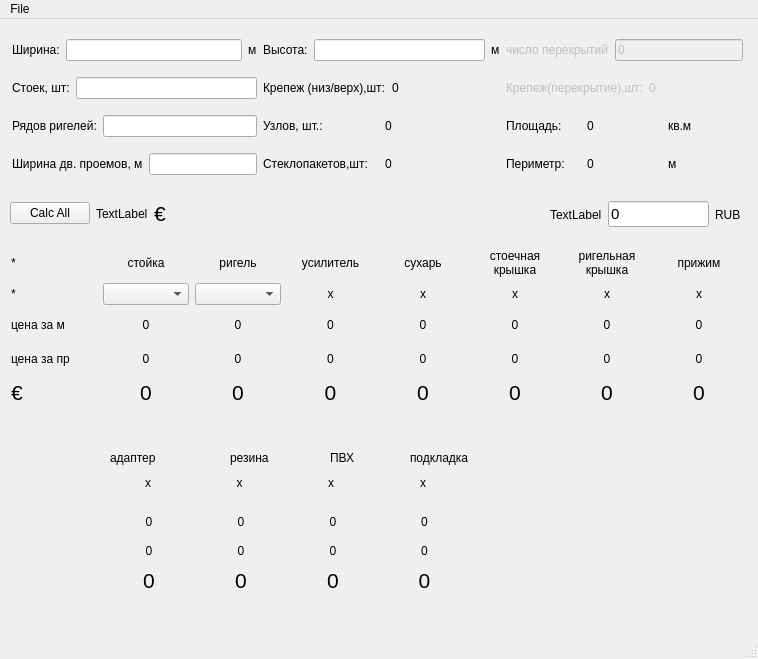
<?xml version="1.0" encoding="UTF-8"?>
<ui version="4.0">
 <class>MainWindow</class>
 <widget class="QMainWindow" name="MainWindow">
  <property name="geometry">
   <rect>
    <x>0</x>
    <y>0</y>
    <width>758</width>
    <height>659</height>
   </rect>
  </property>
  <property name="windowTitle">
   <string>Facade Calc</string>
  </property>
  <widget class="QWidget" name="centralwidget">
   <widget class="QWidget" name="layoutWidget">
    <property name="geometry">
     <rect>
      <x>550</x>
      <y>180</y>
      <width>191</width>
      <height>31</height>
     </rect>
    </property>
    <layout class="QHBoxLayout" name="horizontalLayout_5">
     <item>
      <widget class="QLabel" name="label_rate">
       <property name="text">
        <string>TextLabel</string>
       </property>
      </widget>
     </item>
     <item>
      <widget class="QLineEdit" name="edit_rate">
       <property name="font">
        <font>
         <pointsize>11</pointsize>
         <weight>50</weight>
         <bold>false</bold>
        </font>
       </property>
       <property name="text">
        <string>0</string>
       </property>
      </widget>
     </item>
     <item>
      <widget class="QLabel" name="label_9">
       <property name="text">
        <string>RUB</string>
       </property>
      </widget>
     </item>
    </layout>
   </widget>
   <widget class="QLabel" name="label_52">
    <property name="geometry">
     <rect>
      <x>110</x>
      <y>430</y>
      <width>67</width>
      <height>17</height>
     </rect>
    </property>
    <property name="text">
     <string>адаптер</string>
    </property>
   </widget>
   <widget class="QLabel" name="label_53">
    <property name="geometry">
     <rect>
      <x>230</x>
      <y>430</y>
      <width>67</width>
      <height>17</height>
     </rect>
    </property>
    <property name="text">
     <string>резина</string>
    </property>
   </widget>
   <widget class="QLabel" name="label_54">
    <property name="geometry">
     <rect>
      <x>330</x>
      <y>430</y>
      <width>67</width>
      <height>17</height>
     </rect>
    </property>
    <property name="text">
     <string>ПВХ</string>
    </property>
   </widget>
   <widget class="QLabel" name="label_55">
    <property name="geometry">
     <rect>
      <x>410</x>
      <y>430</y>
      <width>81</width>
      <height>17</height>
     </rect>
    </property>
    <property name="text">
     <string>подкладка</string>
    </property>
   </widget>
   <widget class="QLabel" name="label_sum2_2">
    <property name="geometry">
     <rect>
      <x>198</x>
      <y>549</y>
      <width>86</width>
      <height>24</height>
     </rect>
    </property>
    <property name="font">
     <font>
      <pointsize>16</pointsize>
     </font>
    </property>
    <property name="text">
     <string>0</string>
    </property>
    <property name="alignment">
     <set>Qt::AlignCenter</set>
    </property>
   </widget>
   <widget class="QLabel" name="label_38">
    <property name="geometry">
     <rect>
      <x>198</x>
      <y>520</y>
      <width>86</width>
      <height>23</height>
     </rect>
    </property>
    <property name="text">
     <string>0</string>
    </property>
    <property name="alignment">
     <set>Qt::AlignCenter</set>
    </property>
   </widget>
   <widget class="QLabel" name="label_41">
    <property name="geometry">
     <rect>
      <x>106</x>
      <y>491</y>
      <width>86</width>
      <height>23</height>
     </rect>
    </property>
    <property name="text">
     <string>0</string>
    </property>
    <property name="alignment">
     <set>Qt::AlignCenter</set>
    </property>
   </widget>
   <widget class="QLabel" name="label_sum1_2">
    <property name="geometry">
     <rect>
      <x>106</x>
      <y>549</y>
      <width>86</width>
      <height>24</height>
     </rect>
    </property>
    <property name="font">
     <font>
      <pointsize>16</pointsize>
     </font>
    </property>
    <property name="text">
     <string>0</string>
    </property>
    <property name="alignment">
     <set>Qt::AlignCenter</set>
    </property>
   </widget>
   <widget class="QLabel" name="label_56">
    <property name="geometry">
     <rect>
      <x>382</x>
      <y>491</y>
      <width>85</width>
      <height>23</height>
     </rect>
    </property>
    <property name="text">
     <string>0</string>
    </property>
    <property name="alignment">
     <set>Qt::AlignCenter</set>
    </property>
   </widget>
   <widget class="QLabel" name="label_sum3_3">
    <property name="geometry">
     <rect>
      <x>290</x>
      <y>549</y>
      <width>86</width>
      <height>24</height>
     </rect>
    </property>
    <property name="font">
     <font>
      <pointsize>16</pointsize>
     </font>
    </property>
    <property name="text">
     <string>0</string>
    </property>
    <property name="alignment">
     <set>Qt::AlignCenter</set>
    </property>
   </widget>
   <widget class="QLabel" name="label_sum3_4">
    <property name="geometry">
     <rect>
      <x>382</x>
      <y>549</y>
      <width>85</width>
      <height>24</height>
     </rect>
    </property>
    <property name="font">
     <font>
      <pointsize>16</pointsize>
     </font>
    </property>
    <property name="text">
     <string>0</string>
    </property>
    <property name="alignment">
     <set>Qt::AlignCenter</set>
    </property>
   </widget>
   <widget class="QLabel" name="label_44">
    <property name="geometry">
     <rect>
      <x>106</x>
      <y>520</y>
      <width>86</width>
      <height>23</height>
     </rect>
    </property>
    <property name="text">
     <string>0</string>
    </property>
    <property name="alignment">
     <set>Qt::AlignCenter</set>
    </property>
   </widget>
   <widget class="QLabel" name="label_57">
    <property name="geometry">
     <rect>
      <x>382</x>
      <y>520</y>
      <width>85</width>
      <height>23</height>
     </rect>
    </property>
    <property name="text">
     <string>0</string>
    </property>
    <property name="alignment">
     <set>Qt::AlignCenter</set>
    </property>
   </widget>
   <widget class="QLabel" name="label_46">
    <property name="geometry">
     <rect>
      <x>198</x>
      <y>491</y>
      <width>86</width>
      <height>23</height>
     </rect>
    </property>
    <property name="text">
     <string>0</string>
    </property>
    <property name="alignment">
     <set>Qt::AlignCenter</set>
    </property>
   </widget>
   <widget class="QLabel" name="label_58">
    <property name="geometry">
     <rect>
      <x>290</x>
      <y>491</y>
      <width>86</width>
      <height>23</height>
     </rect>
    </property>
    <property name="text">
     <string>0</string>
    </property>
    <property name="alignment">
     <set>Qt::AlignCenter</set>
    </property>
   </widget>
   <widget class="QLabel" name="label_59">
    <property name="geometry">
     <rect>
      <x>290</x>
      <y>520</y>
      <width>86</width>
      <height>23</height>
     </rect>
    </property>
    <property name="text">
     <string>0</string>
    </property>
    <property name="alignment">
     <set>Qt::AlignCenter</set>
    </property>
   </widget>
   <widget class="QLabel" name="label_60">
    <property name="geometry">
     <rect>
      <x>197</x>
      <y>450</y>
      <width>85</width>
      <height>27</height>
     </rect>
    </property>
    <property name="text">
     <string>x</string>
    </property>
    <property name="alignment">
     <set>Qt::AlignCenter</set>
    </property>
   </widget>
   <widget class="QLabel" name="label_61">
    <property name="geometry">
     <rect>
      <x>105</x>
      <y>450</y>
      <width>86</width>
      <height>27</height>
     </rect>
    </property>
    <property name="text">
     <string>x</string>
    </property>
    <property name="alignment">
     <set>Qt::AlignCenter</set>
    </property>
   </widget>
   <widget class="QLabel" name="label_62">
    <property name="geometry">
     <rect>
      <x>288</x>
      <y>450</y>
      <width>86</width>
      <height>27</height>
     </rect>
    </property>
    <property name="text">
     <string>x</string>
    </property>
    <property name="alignment">
     <set>Qt::AlignCenter</set>
    </property>
   </widget>
   <widget class="QLabel" name="label_63">
    <property name="geometry">
     <rect>
      <x>380</x>
      <y>450</y>
      <width>86</width>
      <height>27</height>
     </rect>
    </property>
    <property name="text">
     <string>x</string>
    </property>
    <property name="alignment">
     <set>Qt::AlignCenter</set>
    </property>
   </widget>
   <widget class="QWidget" name="">
    <property name="geometry">
     <rect>
      <x>11</x>
      <y>230</y>
      <width>731</width>
      <height>157</height>
     </rect>
    </property>
    <layout class="QGridLayout" name="gridLayout">
     <item row="0" column="0">
      <widget class="QLabel" name="label_31">
       <property name="text">
        <string>*</string>
       </property>
      </widget>
     </item>
     <item row="0" column="1">
      <widget class="QLabel" name="label_18">
       <property name="text">
        <string>стойка</string>
       </property>
       <property name="alignment">
        <set>Qt::AlignCenter</set>
       </property>
      </widget>
     </item>
     <item row="0" column="2">
      <widget class="QLabel" name="label_22">
       <property name="text">
        <string>ригель</string>
       </property>
       <property name="alignment">
        <set>Qt::AlignCenter</set>
       </property>
      </widget>
     </item>
     <item row="0" column="3">
      <widget class="QLabel" name="label_27">
       <property name="text">
        <string>усилитель</string>
       </property>
       <property name="alignment">
        <set>Qt::AlignCenter</set>
       </property>
      </widget>
     </item>
     <item row="0" column="4">
      <widget class="QLabel" name="label_28">
       <property name="text">
        <string>сухарь</string>
       </property>
       <property name="alignment">
        <set>Qt::AlignCenter</set>
       </property>
      </widget>
     </item>
     <item row="0" column="5">
      <widget class="QLabel" name="label_48">
       <property name="text">
        <string>&lt;html&gt;&lt;head/&gt;&lt;body&gt;&lt;p&gt;стоечная&lt;br/&gt;крышка&lt;/p&gt;&lt;/body&gt;&lt;/html&gt;</string>
       </property>
       <property name="alignment">
        <set>Qt::AlignCenter</set>
       </property>
      </widget>
     </item>
     <item row="0" column="6">
      <widget class="QLabel" name="label_47">
       <property name="text">
        <string>&lt;html&gt;&lt;head/&gt;&lt;body&gt;&lt;p&gt;ригельная &lt;br/&gt;крышка&lt;/p&gt;&lt;/body&gt;&lt;/html&gt;</string>
       </property>
       <property name="alignment">
        <set>Qt::AlignCenter</set>
       </property>
      </widget>
     </item>
     <item row="0" column="7">
      <widget class="QLabel" name="label_51">
       <property name="text">
        <string>прижим</string>
       </property>
       <property name="alignment">
        <set>Qt::AlignCenter</set>
       </property>
      </widget>
     </item>
     <item row="1" column="0">
      <widget class="QLabel" name="label_37">
       <property name="text">
        <string>*</string>
       </property>
      </widget>
     </item>
     <item row="1" column="1">
      <widget class="QComboBox" name="comboBox_1">
       <property name="font">
        <font>
         <pointsize>9</pointsize>
        </font>
       </property>
      </widget>
     </item>
     <item row="1" column="2">
      <widget class="QComboBox" name="comboBox_2">
       <property name="font">
        <font>
         <pointsize>9</pointsize>
        </font>
       </property>
      </widget>
     </item>
     <item row="1" column="3">
      <widget class="QLabel" name="label_29">
       <property name="text">
        <string>x</string>
       </property>
       <property name="alignment">
        <set>Qt::AlignCenter</set>
       </property>
      </widget>
     </item>
     <item row="1" column="4">
      <widget class="QLabel" name="label_30">
       <property name="text">
        <string>x</string>
       </property>
       <property name="alignment">
        <set>Qt::AlignCenter</set>
       </property>
      </widget>
     </item>
     <item row="1" column="5">
      <widget class="QLabel" name="label_33">
       <property name="text">
        <string>x</string>
       </property>
       <property name="alignment">
        <set>Qt::AlignCenter</set>
       </property>
      </widget>
     </item>
     <item row="1" column="6">
      <widget class="QLabel" name="label_36">
       <property name="text">
        <string>x</string>
       </property>
       <property name="alignment">
        <set>Qt::AlignCenter</set>
       </property>
      </widget>
     </item>
     <item row="1" column="7">
      <widget class="QLabel" name="label_45">
       <property name="text">
        <string>x</string>
       </property>
       <property name="alignment">
        <set>Qt::AlignCenter</set>
       </property>
      </widget>
     </item>
     <item row="2" column="0">
      <widget class="QLabel" name="label_19">
       <property name="text">
        <string>цена за м</string>
       </property>
      </widget>
     </item>
     <item row="2" column="1">
      <widget class="QLabel" name="label_20">
       <property name="text">
        <string>0</string>
       </property>
       <property name="alignment">
        <set>Qt::AlignCenter</set>
       </property>
      </widget>
     </item>
     <item row="2" column="2">
      <widget class="QLabel" name="label_23">
       <property name="text">
        <string>0</string>
       </property>
       <property name="alignment">
        <set>Qt::AlignCenter</set>
       </property>
      </widget>
     </item>
     <item row="2" column="3">
      <widget class="QLabel" name="label_25">
       <property name="text">
        <string>0</string>
       </property>
       <property name="alignment">
        <set>Qt::AlignCenter</set>
       </property>
      </widget>
     </item>
     <item row="2" column="4">
      <widget class="QLabel" name="label_49">
       <property name="text">
        <string>0</string>
       </property>
       <property name="alignment">
        <set>Qt::AlignCenter</set>
       </property>
      </widget>
     </item>
     <item row="2" column="5">
      <widget class="QLabel" name="label_34">
       <property name="text">
        <string>0</string>
       </property>
       <property name="alignment">
        <set>Qt::AlignCenter</set>
       </property>
      </widget>
     </item>
     <item row="2" column="6">
      <widget class="QLabel" name="label_35">
       <property name="text">
        <string>0</string>
       </property>
       <property name="alignment">
        <set>Qt::AlignCenter</set>
       </property>
      </widget>
     </item>
     <item row="2" column="7">
      <widget class="QLabel" name="label_42">
       <property name="text">
        <string>0</string>
       </property>
       <property name="alignment">
        <set>Qt::AlignCenter</set>
       </property>
      </widget>
     </item>
     <item row="3" column="0">
      <widget class="QLabel" name="label_10">
       <property name="text">
        <string>цена за пр</string>
       </property>
      </widget>
     </item>
     <item row="3" column="1">
      <widget class="QLabel" name="label_21">
       <property name="text">
        <string>0</string>
       </property>
       <property name="alignment">
        <set>Qt::AlignCenter</set>
       </property>
      </widget>
     </item>
     <item row="3" column="2">
      <widget class="QLabel" name="label_24">
       <property name="text">
        <string>0</string>
       </property>
       <property name="alignment">
        <set>Qt::AlignCenter</set>
       </property>
      </widget>
     </item>
     <item row="3" column="3">
      <widget class="QLabel" name="label_26">
       <property name="text">
        <string>0</string>
       </property>
       <property name="alignment">
        <set>Qt::AlignCenter</set>
       </property>
      </widget>
     </item>
     <item row="3" column="4">
      <widget class="QLabel" name="label_50">
       <property name="text">
        <string>0</string>
       </property>
       <property name="alignment">
        <set>Qt::AlignCenter</set>
       </property>
      </widget>
     </item>
     <item row="3" column="5">
      <widget class="QLabel" name="label_32">
       <property name="text">
        <string>0</string>
       </property>
       <property name="alignment">
        <set>Qt::AlignCenter</set>
       </property>
      </widget>
     </item>
     <item row="3" column="6">
      <widget class="QLabel" name="label_39">
       <property name="text">
        <string>0</string>
       </property>
       <property name="alignment">
        <set>Qt::AlignCenter</set>
       </property>
      </widget>
     </item>
     <item row="3" column="7">
      <widget class="QLabel" name="label_43">
       <property name="text">
        <string>0</string>
       </property>
       <property name="alignment">
        <set>Qt::AlignCenter</set>
       </property>
      </widget>
     </item>
     <item row="4" column="0">
      <widget class="QLabel" name="label_sum2_6">
       <property name="font">
        <font>
         <pointsize>16</pointsize>
        </font>
       </property>
       <property name="text">
        <string>€</string>
       </property>
      </widget>
     </item>
     <item row="4" column="1">
      <widget class="QLabel" name="label_sum1">
       <property name="font">
        <font>
         <pointsize>16</pointsize>
        </font>
       </property>
       <property name="text">
        <string>0</string>
       </property>
       <property name="alignment">
        <set>Qt::AlignCenter</set>
       </property>
      </widget>
     </item>
     <item row="4" column="2">
      <widget class="QLabel" name="label_sum2">
       <property name="font">
        <font>
         <pointsize>16</pointsize>
        </font>
       </property>
       <property name="text">
        <string>0</string>
       </property>
       <property name="alignment">
        <set>Qt::AlignCenter</set>
       </property>
      </widget>
     </item>
     <item row="4" column="3">
      <widget class="QLabel" name="label_sum3">
       <property name="font">
        <font>
         <pointsize>16</pointsize>
        </font>
       </property>
       <property name="text">
        <string>0</string>
       </property>
       <property name="alignment">
        <set>Qt::AlignCenter</set>
       </property>
      </widget>
     </item>
     <item row="4" column="4">
      <widget class="QLabel" name="label_sum3_2">
       <property name="font">
        <font>
         <pointsize>16</pointsize>
        </font>
       </property>
       <property name="text">
        <string>0</string>
       </property>
       <property name="alignment">
        <set>Qt::AlignCenter</set>
       </property>
      </widget>
     </item>
     <item row="4" column="5">
      <widget class="QLabel" name="label_sum5">
       <property name="font">
        <font>
         <pointsize>16</pointsize>
        </font>
       </property>
       <property name="text">
        <string>0</string>
       </property>
       <property name="alignment">
        <set>Qt::AlignCenter</set>
       </property>
      </widget>
     </item>
     <item row="4" column="6">
      <widget class="QLabel" name="label_sum5_2">
       <property name="font">
        <font>
         <pointsize>16</pointsize>
        </font>
       </property>
       <property name="text">
        <string>0</string>
       </property>
       <property name="alignment">
        <set>Qt::AlignCenter</set>
       </property>
      </widget>
     </item>
     <item row="4" column="7">
      <widget class="QLabel" name="label_sum6">
       <property name="font">
        <font>
         <pointsize>16</pointsize>
        </font>
       </property>
       <property name="text">
        <string>0</string>
       </property>
       <property name="alignment">
        <set>Qt::AlignCenter</set>
       </property>
      </widget>
     </item>
    </layout>
   </widget>
   <widget class="QWidget" name="">
    <property name="geometry">
     <rect>
      <x>12</x>
      <y>10</y>
      <width>731</width>
      <height>159</height>
     </rect>
    </property>
    <layout class="QGridLayout" name="gridLayout_2">
     <item row="0" column="1">
      <layout class="QHBoxLayout" name="horizontalLayout_4">
       <item>
        <widget class="QLabel" name="label_4">
         <property name="text">
          <string>Высота:</string>
         </property>
        </widget>
       </item>
       <item>
        <widget class="QLineEdit" name="edit_height"/>
       </item>
       <item>
        <widget class="QLabel" name="label_3">
         <property name="text">
          <string>м</string>
         </property>
        </widget>
       </item>
      </layout>
     </item>
     <item row="2" column="0">
      <layout class="QHBoxLayout" name="horizontalLayout_2">
       <item>
        <widget class="QLabel" name="label_15">
         <property name="text">
          <string>Рядов ригелей:</string>
         </property>
        </widget>
       </item>
       <item>
        <widget class="QLineEdit" name="edit_headers"/>
       </item>
      </layout>
     </item>
     <item row="0" column="2">
      <layout class="QHBoxLayout" name="horizontalLayout_10">
       <item>
        <widget class="QLabel" name="label_fl">
         <property name="enabled">
          <bool>false</bool>
         </property>
         <property name="text">
          <string>число перекрытий</string>
         </property>
        </widget>
       </item>
       <item>
        <widget class="QLineEdit" name="edit_fl">
         <property name="enabled">
          <bool>false</bool>
         </property>
         <property name="text">
          <string>0</string>
         </property>
        </widget>
       </item>
      </layout>
     </item>
     <item row="1" column="0">
      <layout class="QHBoxLayout" name="horizontalLayout">
       <item>
        <widget class="QLabel" name="label_11">
         <property name="text">
          <string>Стоек, шт:</string>
         </property>
        </widget>
       </item>
       <item>
        <widget class="QLineEdit" name="edit_pillars"/>
       </item>
      </layout>
     </item>
     <item row="1" column="1">
      <layout class="QHBoxLayout" name="horizontalLayout_7">
       <item>
        <widget class="QLabel" name="label_12">
         <property name="text">
          <string>Крепеж (низ/верх),шт:</string>
         </property>
        </widget>
       </item>
       <item>
        <widget class="QLabel" name="label_fasteners">
         <property name="text">
          <string>0</string>
         </property>
        </widget>
       </item>
      </layout>
     </item>
     <item row="3" column="0">
      <layout class="QHBoxLayout" name="horizontalLayout_11">
       <item>
        <widget class="QLabel" name="label_14">
         <property name="text">
          <string>Ширина дв. проемов, м</string>
         </property>
        </widget>
       </item>
       <item>
        <widget class="QLineEdit" name="edit_pillars_2"/>
       </item>
      </layout>
     </item>
     <item row="0" column="0">
      <layout class="QHBoxLayout" name="horizontalLayout_3">
       <item>
        <widget class="QLabel" name="label">
         <property name="text">
          <string>Ширина:</string>
         </property>
        </widget>
       </item>
       <item>
        <widget class="QLineEdit" name="edit_width"/>
       </item>
       <item>
        <widget class="QLabel" name="label_2">
         <property name="text">
          <string>м</string>
         </property>
        </widget>
       </item>
      </layout>
     </item>
     <item row="3" column="1">
      <layout class="QHBoxLayout" name="horizontalLayout_8">
       <item>
        <widget class="QLabel" name="label_13">
         <property name="text">
          <string>Стеклопакетов,шт:</string>
         </property>
        </widget>
       </item>
       <item>
        <widget class="QLabel" name="label_wp">
         <property name="text">
          <string>0</string>
         </property>
        </widget>
       </item>
      </layout>
     </item>
     <item row="2" column="1">
      <layout class="QHBoxLayout" name="horizontalLayout_9">
       <item>
        <widget class="QLabel" name="label_17">
         <property name="text">
          <string>Узлов, шт.:</string>
         </property>
        </widget>
       </item>
       <item>
        <widget class="QLabel" name="label_nodes">
         <property name="text">
          <string>0</string>
         </property>
        </widget>
       </item>
      </layout>
     </item>
     <item row="1" column="2">
      <layout class="QHBoxLayout" name="horizontalLayout_6">
       <item>
        <widget class="QLabel" name="label_16">
         <property name="enabled">
          <bool>false</bool>
         </property>
         <property name="text">
          <string>Крепеж(перекрытие),шт:</string>
         </property>
        </widget>
       </item>
       <item>
        <widget class="QLabel" name="label_fl_fast">
         <property name="enabled">
          <bool>false</bool>
         </property>
         <property name="text">
          <string>0</string>
         </property>
        </widget>
       </item>
      </layout>
     </item>
     <item row="2" column="2">
      <layout class="QHBoxLayout" name="horizontalLayout_12">
       <item>
        <widget class="QLabel" name="label_5">
         <property name="text">
          <string>Площадь:</string>
         </property>
        </widget>
       </item>
       <item>
        <widget class="QLabel" name="label_area">
         <property name="text">
          <string>0</string>
         </property>
        </widget>
       </item>
       <item>
        <widget class="QLabel" name="label_7">
         <property name="text">
          <string>кв.м</string>
         </property>
        </widget>
       </item>
      </layout>
     </item>
     <item row="3" column="2">
      <layout class="QHBoxLayout" name="horizontalLayout_13">
       <item>
        <widget class="QLabel" name="label_6">
         <property name="text">
          <string>Периметр:</string>
         </property>
        </widget>
       </item>
       <item>
        <widget class="QLabel" name="label_per">
         <property name="text">
          <string>0</string>
         </property>
        </widget>
       </item>
       <item>
        <widget class="QLabel" name="label_8">
         <property name="text">
          <string>м</string>
         </property>
        </widget>
       </item>
      </layout>
     </item>
    </layout>
   </widget>
   <widget class="QWidget" name="">
    <property name="geometry">
     <rect>
      <x>10</x>
      <y>180</y>
      <width>178</width>
      <height>29</height>
     </rect>
    </property>
    <layout class="QHBoxLayout" name="horizontalLayout_14">
     <item>
      <widget class="QPushButton" name="pushButton">
       <property name="text">
        <string>Calc All</string>
       </property>
      </widget>
     </item>
     <item>
      <widget class="QLabel" name="label_40">
       <property name="text">
        <string>TextLabel</string>
       </property>
      </widget>
     </item>
     <item>
      <widget class="QLabel" name="label_sum2_7">
       <property name="font">
        <font>
         <pointsize>16</pointsize>
        </font>
       </property>
       <property name="text">
        <string>€</string>
       </property>
      </widget>
     </item>
    </layout>
   </widget>
   <zorder>layoutWidget</zorder>
   <zorder>layoutWidget</zorder>
   <zorder>layoutWidget</zorder>
   <zorder>layoutWidget</zorder>
   <zorder>layoutWidget</zorder>
   <zorder>layoutWidget_2</zorder>
   <zorder>layoutWidget_3</zorder>
   <zorder>splitter_2</zorder>
   <zorder>splitter_3</zorder>
   <zorder>layoutWidget_4</zorder>
   <zorder>layoutWidget_5</zorder>
   <zorder>layoutWidget_7</zorder>
   <zorder>pushButton</zorder>
   <zorder>label_40</zorder>
   <zorder>comboBox_1</zorder>
   <zorder>label_10</zorder>
   <zorder>label_20</zorder>
   <zorder>label_19</zorder>
   <zorder>label_21</zorder>
   <zorder>splitter_4</zorder>
   <zorder>comboBox_2</zorder>
   <zorder>label_23</zorder>
   <zorder>label_24</zorder>
   <zorder>splitter</zorder>
   <zorder>splitter_5</zorder>
   <zorder>label_26</zorder>
   <zorder>label_25</zorder>
   <zorder>label_18</zorder>
   <zorder>label_22</zorder>
   <zorder>label_27</zorder>
   <zorder>label_28</zorder>
   <zorder>label_47</zorder>
   <zorder>label_48</zorder>
   <zorder>label_34</zorder>
   <zorder>label_32</zorder>
   <zorder>splitter_7</zorder>
   <zorder>label_35</zorder>
   <zorder>label_39</zorder>
   <zorder>splitter_6</zorder>
   <zorder>label_49</zorder>
   <zorder>label_50</zorder>
   <zorder>label_sum6</zorder>
   <zorder>label_43</zorder>
   <zorder>label_42</zorder>
   <zorder>label_51</zorder>
   <zorder>label_52</zorder>
   <zorder>label_53</zorder>
   <zorder>label_54</zorder>
   <zorder>label_55</zorder>
   <zorder>label_sum3_2</zorder>
   <zorder>label_29</zorder>
   <zorder>label_33</zorder>
   <zorder>label_36</zorder>
   <zorder>label_45</zorder>
   <zorder>label_30</zorder>
   <zorder>label_31</zorder>
   <zorder>label_37</zorder>
   <zorder>label_wp</zorder>
   <zorder>spinBox_fl</zorder>
   <zorder>label_fl</zorder>
   <zorder>label_17</zorder>
   <zorder>label_sum2_7</zorder>
   <zorder>label_sum2_2</zorder>
   <zorder>label_38</zorder>
   <zorder>label_41</zorder>
   <zorder>label_sum1_2</zorder>
   <zorder>label_56</zorder>
   <zorder>label_sum3_3</zorder>
   <zorder>label_sum3_4</zorder>
   <zorder>label_44</zorder>
   <zorder>label_57</zorder>
   <zorder>label_46</zorder>
   <zorder>label_58</zorder>
   <zorder>label_59</zorder>
   <zorder>label_60</zorder>
   <zorder>label_61</zorder>
   <zorder>label_62</zorder>
   <zorder>label_63</zorder>
  </widget>
  <widget class="QMenuBar" name="menubar">
   <property name="geometry">
    <rect>
     <x>0</x>
     <y>0</y>
     <width>758</width>
     <height>25</height>
    </rect>
   </property>
   <widget class="QMenu" name="menuF_calc">
    <property name="title">
     <string>File</string>
    </property>
    <addaction name="actionOpen_pricelist"/>
    <addaction name="actionExit"/>
   </widget>
   <addaction name="menuF_calc"/>
  </widget>
  <widget class="QStatusBar" name="statusbar"/>
  <action name="actionExit">
   <property name="text">
    <string>Exit</string>
   </property>
  </action>
  <action name="actionOpen_pricelist">
   <property name="text">
    <string>Open price list</string>
   </property>
  </action>
 </widget>
 <tabstops>
  <tabstop>edit_width</tabstop>
  <tabstop>edit_height</tabstop>
  <tabstop>edit_fl</tabstop>
  <tabstop>edit_pillars</tabstop>
  <tabstop>edit_headers</tabstop>
  <tabstop>edit_pillars_2</tabstop>
  <tabstop>comboBox_1</tabstop>
  <tabstop>comboBox_2</tabstop>
  <tabstop>pushButton</tabstop>
  <tabstop>edit_rate</tabstop>
 </tabstops>
 <resources/>
 <connections/>
</ui>
